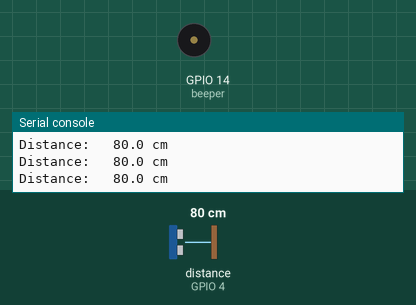
The program below on a simulated ESP32 board running MicroPython. On the bench: buzzer (waves = sounding), the last lines printed to the serial console. Inputs (shaded band) come from the test bench; at power-on: distance to the obstacle (sensor on GPIO 4) 80 cm. The echo pulse lasts 58.3 µs per cm.

Above: at 1.2 s.
1.3 s: distance to the obstacle (sensor on GPIO 4) set to 11 cm
2.8 s: distance to the obstacle (sensor on GPIO 4) set to 8 cm
At 3.2 s:
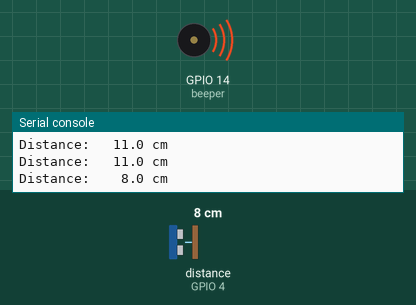
5.8 s: distance to the obstacle (sensor on GPIO 4) set to 18 cm
At 6.2 s:
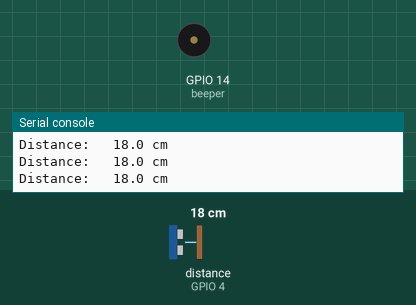
Timing chart, 0 to 8.8 s (numbered marks = the images above; inputs shaded):
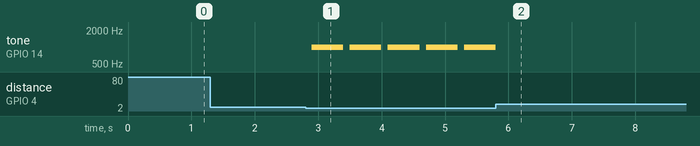

Measured:
- the behaviour switches between 10 and 9 cm on distance to the obstacle (sensor on GPIO 4) (found by bisection; images 0 and 1)
- after the input at 2.8 s, tone on GPIO 14 (beeper): alternates 1000 Hz for 0.50 s and silent for 0.10 s, starting after 0.10 s
- after the input at 5.8 s, tone on GPIO 14 (beeper): goes on until 5.8 s, then stays silent

The program:

HCSR04_anti_colission.py
```python
# HCSR04_anti_colission.py

from machine import Pin, PWM
from hcsr04 import HCSR04
from time import sleep

sensor = HCSR04(trigger_pin=2, echo_pin=4)
beeper = PWM(Pin(14), freq=1000, duty=512)
beeper.deinit()

minDist=10

while True:
  distance = sensor.distance_cm()
  output="Distance: {:6.1f} cm"
  print(output.format(distance))
  if (distance<minDist):
    beeper = PWM(Pin(14),freq=1000,duty=512)
    sleep(.5)
    beeper.deinit()
  sleep(.1)
```
